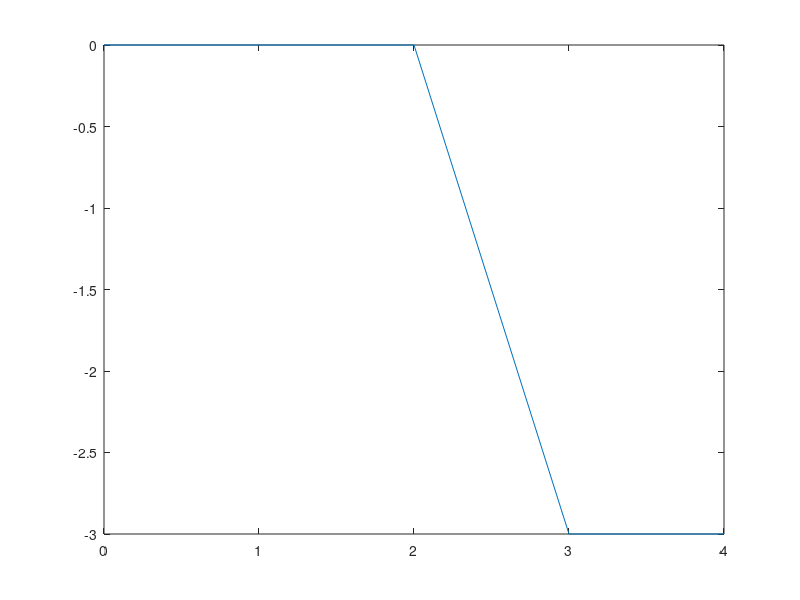

The MATLAB source for this figure:
f1 = [0,1,2,3,2,1];
f2 = [-2,-2,-2,-2,-2,-2,-2];
f3 = [1,-1,1,-1];
f4 = [0,0,0,-3,-3];

plot(0:1:5,f1)
plot(0:1:6,f2)
plot(0:1:3,f3)
plot(0:1:4,f4)